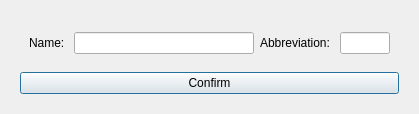
<?xml version="1.0" encoding="UTF-8"?>
<ui version="4.0">
 <class>update_state</class>
 <widget class="QDialog" name="update_state">
  <property name="geometry">
   <rect>
    <x>0</x>
    <y>0</y>
    <width>419</width>
    <height>114</height>
   </rect>
  </property>
  <property name="windowTitle">
   <string>Dialog</string>
  </property>
  <layout class="QVBoxLayout" name="verticalLayout">
   <item>
    <widget class="QWidget" name="confirms" native="true">
     <layout class="QVBoxLayout" name="verticalLayout_2">
      <item>
       <widget class="QWidget" name="inputs" native="true">
        <layout class="QHBoxLayout" name="horizontalLayout_2">
         <item>
          <widget class="QLabel" name="label">
           <property name="text">
            <string>Name: </string>
           </property>
          </widget>
         </item>
         <item>
          <widget class="QLineEdit" name="update_name">
           <property name="enabled">
            <bool>true</bool>
           </property>
           <property name="text">
            <string/>
           </property>
          </widget>
         </item>
         <item>
          <widget class="QLabel" name="label_2">
           <property name="text">
            <string>Abbreviation: </string>
           </property>
          </widget>
         </item>
         <item>
          <widget class="QLineEdit" name="update_abbreviation">
           <property name="maximumSize">
            <size>
             <width>50</width>
             <height>16777215</height>
            </size>
           </property>
           <property name="text">
            <string/>
           </property>
          </widget>
         </item>
        </layout>
       </widget>
      </item>
      <item>
       <widget class="QPushButton" name="confirm_update">
        <property name="text">
         <string>Confirm</string>
        </property>
       </widget>
      </item>
     </layout>
    </widget>
   </item>
  </layout>
 </widget>
 <resources/>
 <connections/>
</ui>
